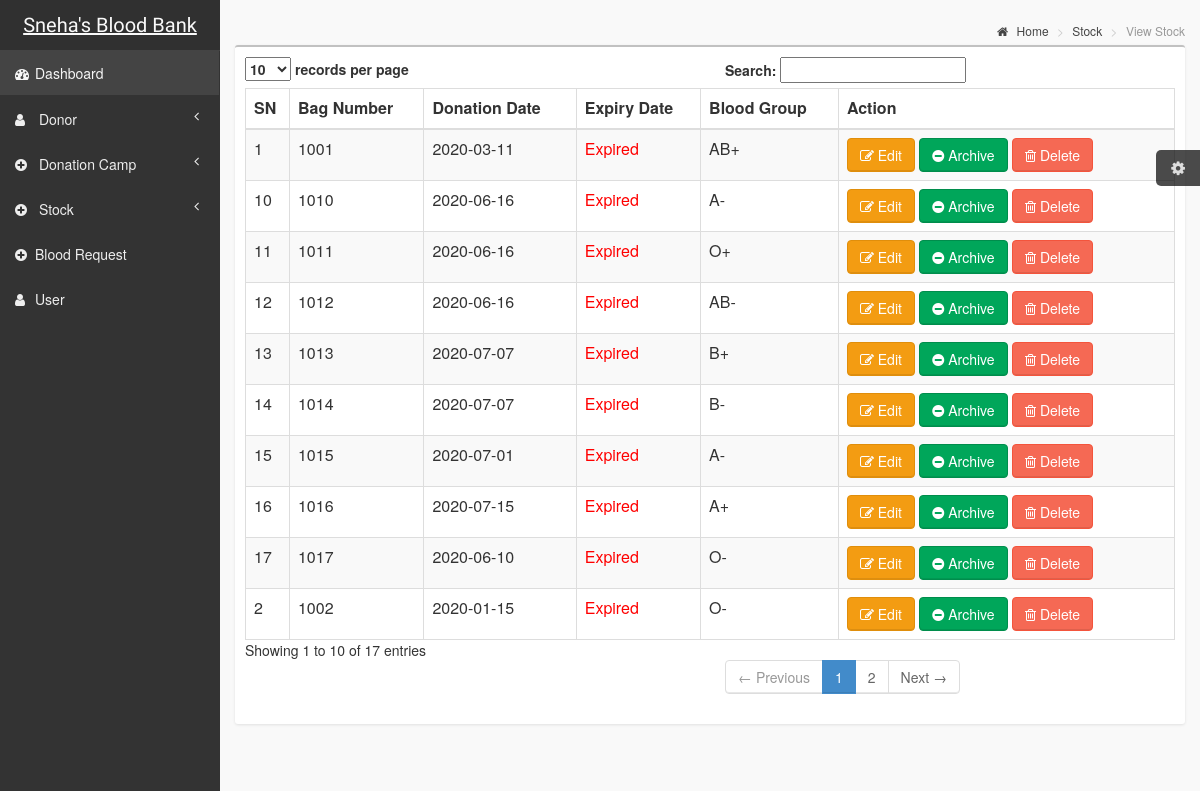
Page /admin/view_stock.php on the committed database.
### tables this page shows
CREATE TABLE `blood_stock` (
  `blood_stock_id` int(11) NOT NULL,
  `bag_no` int(11) NOT NULL,
  `donate_date` date NOT NULL,
  `expiry_date` date NOT NULL,
  `blood_id` int(11) NOT NULL,
  `archive_stock` varchar(255) NOT NULL DEFAULT 'no'
);

CREATE TABLE `blood` (
  `blood_id` int(11) NOT NULL DEFAULT '0',
  `blood_group_name` varchar(255) NOT NULL
);

### admin/view_stock.php (the view, shortened to what this page needs)
<?php
include 'header.php';
include 'sidebar.php';
$stock = "SELECT blood_stock.blood_stock_id as blood_stock_id,bag_no,donate_date,expiry_date,
           blood_stock.blood_id,blood.blood_group_name
            as blood_group
            FROM blood_stock
            JOIN blood ON blood_stock.blood_id = blood.blood_id
            WHERE archive_stock='no' order by expiry_date asc;";
     $blood_stock = $connection->prepare($stock);
     $blood_stock->execute();
?>
            <aside class="right-side">
                <section class="content-header">
                    <ol class="breadcrumb">
                        <li><a href="#"><i class="fa fa-home"></i> Home</a></li>
                        <li><a href="#">Stock</a></li>
                        <li class="active">View Stock</li>
                    </ol>
                </section>
                <section class="content">
                    <div class="row">
                        <div class="col-xs-12">
                            <div class="box">
                                <div class="box-body table-responsive">
                                    <table id="example1" class="table table-bordered table-striped">
                                        <thead>
                                        <tr>
                                            <th>SN</th>
                                            <th>Bag Number</th>
                                            <th>Donation Date</th>
                                            <th>Expiry Date</th>
                                            <th>Blood Group</th>
                                            <th>Action</th>
                                        </tr>
                                        </thead>
                                        <?php
                                        $sn=1;
                                        foreach ($blood_stock as $row) {
                                        ?>
                                        <tr>
                                            <td><?php echo $sn++;?></td>
                                            <td><?php echo $row['bag_no'];?></td>
                                            <td><?php echo $row['donate_date'];?></td>
                                            <td>
                                            <?php
                                            $expiry= $row['expiry_date'];
                                            $current= date("Y-m-d");
                                            if($expiry <= $current){
                                            echo "<p style='color:red;'>" . "Expired" . "</p>";
                                            }
                                            else{
                                            echo $row['expiry_date'];
                                            }
                                            ?>
                                            </td>
                                            <td><?php echo $row['blood_group'];?></td>
                                            <td>
                                             <a href="edit_stock.php?blood_stock_id=<?php echo $row['blood_stock_id'];?>" class="btn btn-warning"><i class="fa fa-edit"></i> Edit</a>
                                             <a href="#archive<?= $row['blood_stock_id'];?>" class="btn btn-success" data-toggle="modal"><i class="fa fa-minus-circle"></i> Archive</a>
                                             <a href="#confirmation<?= $row['blood_stock_id'];?>" class="btn btn-danger" data-toggle="modal"><i class="fa fa-trash-o"></i> Delete</a>
                                         </td>
                                     </tr>
                                    <?php
                                }?>
                                    </table>
                                </div>
                            </div>
                        </div>
                    </div>
                </section>
            </aside>

### admin/header.php (shortened to what this page needs)
<head>
        <link rel="stylesheet" href="https://maxcdn.bootstrapcdn.com/bootstrap/3.4.0/css/bootstrap.min.css">
        <link href="https://stackpath.bootstrapcdn.com/font-awesome/4.7.0/css/font-awesome.min.css" rel="stylesheet">
        <link href="../css/AdminLTE.css" rel="stylesheet" type="text/css" />
        <link href="../css/bootstrap.min.css" rel="stylesheet" type="text/css" />
        <link href="../css/daterangepicker/daterangepicker-bs3.css" rel="stylesheet" type="text/css" />
</head>
<body class="skin-black">
  <header class="header">
       <a class="logo">
                Sneha's Blood Bank
        </a>
    </header>

### admin/sidebar.php (shortened to what this page needs)
<div class="wrapper row-offcanvas row-offcanvas-left">
            <aside class="left-side sidebar-offcanvas">
                <section class="sidebar">
                    <ul class="sidebar-menu">
                        <li class="active">
                           <a href="index.php">
                               <i class="fa fa-dashboard"></i><span>Dashboard</span>
                            </a>
                        </li>
                        <li>
                        <li class="treeview">
                            <a href="#">
                                <i class="fa fa-user"></i> <span>Donor</span>
                                <i class="fa fa-angle-left pull-right"></i>
                            </a>
                        </li>
                         <li class="treeview">
                            <a href="#">
                                <i class="fa fa-plus-circle"></i> <span>Donation Camp</span>
                                <i class="fa fa-angle-left pull-right"></i>
                            </a>
                        </li>
                         <li class="treeview">
                            <a href="#">
                                <i class="fa fa-plus-circle"></i> <span>Stock</span>
                                <i class="fa fa-angle-left pull-right"></i>
                            </a>
                        </li>
                          <li class="">
                            <a href="view_blood_request.php">
                               <i class="fa fa-plus-circle"></i><span>Blood Request</span>
                            </a>
                          </li>
                         <li class="">
                            <a href="view_user.php">
                               <i class="fa fa-user"></i><span>User</span>
                            </a>
                          </li>
                    </ul>
                </section>
            </aside>

### css/AdminLTE.css (style rules this page uses)
html, body { overflow-x: hidden!important; font-family: 'Source Sans Pro', sans-serif; -webkit-font-smoothing: antialiased; min-height: 100%; background: #f9f9f9; }
a { color: #3c8dbc; }
.wrapper { min-height: 100%; }
.wrapper:before, .wrapper:after { display: table; content: " "; }
.wrapper:after { clear: both; }
body > .header { position: absolute; top: 0; left: 0; right: 0; z-index: 1030; text-decoration: none !important; }
.right-side, .left-side { min-height: 100%; display: block; }
.right-side { background-color: #f9f9f9; margin-left: 220px; }
.left-side { position: absolute; width: 220px; top: 0; }
@media screen and (min-width: 992px) { .left-side { top: 50px; } }
.content { padding: 20px 15px; background: #f9f9f9; }
.table-striped > tbody > tr:nth-child(odd) > td, .table-striped > tbody > tr:nth-child(odd) > th { background-color: #f3f4f5; }
body > .header { position: relative; max-height: 100px; z-index: 1030; }
body > .header .logo { float: left; font-size: 20px; line-height: 50px; text-align: center; padding: 0 10px; width: 220px; font-family: 'Kaushan Script', cursive; font-weight: 500; height: 50px; display: block; }
.right-side > .content-header { position: relative; padding: 15px 15px 10px 20px; }
.right-side > .content-header > .breadcrumb { float: right; background: transparent; margin-top: 0px; margin-bottom: 0; font-size: 12px; padding: 7px 5px; position: absolute; top: 15px; right: 10px; -webkit-border-radius: 2px; -moz-border-radius: 2px; border-radius: 2px; }
.right-side > .content-header > .breadcrumb > li > a { color: #444; text-decoration: none; }
.right-side > .content-header > .breadcrumb > li > a > .fa, .right-side > .content-header > .breadcrumb > li > a > .glyphicon, .right-side > .content-header > .breadcrumb > li > a > .ion { margin-right: 5px; }
.right-side > .content-header > .breadcrumb > li + li:before { content: '>\00a0'; }
.sidebar { margin-bottom: 5px; }
.sidebar .sidebar-menu { list-style: none; margin: 0; padding: 0; }
.sidebar .sidebar-menu > li { margin: 0; padding: 0; }
.sidebar .sidebar-menu > li > a { padding: 12px 5px 12px 15px; display: block; }
.sidebar .sidebar-menu > li > a > .fa, .sidebar .sidebar-menu > li > a > .glyphicon, .sidebar .sidebar-menu > li > a > .ion { width: 20px; }
.box { position: relative; background: #ffffff; border-top: 2px solid #c1c1c1; margin-bottom: 20px; -webkit-border-radius: 3px; -moz-border-radius: 3px; border-radius: 3px; width: 100%; box-shadow: 0px 1px 3px rgba(0, 0, 0, 0.1); }
.box .box-body { padding: 10px; -webkit-border-top-left-radius: 0; -webkit-border-top-right-radius: 0; -webkit-border-bottom-right-radius: 3px; -webkit-border-bottom-left-radius: 3px; -moz-border-radius-topleft: 0; -moz-border-radius-topright: 0; -moz-border-radius-bottomright: 3px; -moz-border-radius-bottomleft: 3px; border-top-left-radius: 0; border-top-right-radius: 0; border-bottom-right-radius: 3px; border-bottom-left-radius: 3px; }
.box .box-body .table { margin-bottom: 0; }
.btn.btn-success { background-color: #00a65a; border-color: #008d4c; }
.btn.btn-danger { background-color: #f56954; border-color: #f4543c; }
.btn.btn-warning { background-color: #f39c12; border-color: #e08e0b; }
.skin-black .logo { background-color: #333333; color: #f9f9f9; }
.skin-black .right-side > .content-header { background: transparent; box-shadow: none; }
.skin-black .sidebar { border-bottom: 1px solid #333; }
.skin-black .sidebar > .sidebar-menu > li { border-top: 1px solid #333; border-bottom: 0px solid #444; }
.skin-black .sidebar > .sidebar-menu > li:first-of-type { border-top: 1px solid #444; }
.skin-black .sidebar > .sidebar-menu > li:first-of-type > a { border-top: 0px solid #333; }
.skin-black .sidebar > .sidebar-menu > li > a { margin-right: 1px; }
.skin-black .sidebar > .sidebar-menu > li > a:hover, .skin-black .sidebar > .sidebar-menu > li.active > a { color: #f6f6f6; background: #444; }
.skin-black .left-side { background: #333; }
.skin-black .sidebar a { color: #eee; }

### rows in the picture
blood_stock: bag_no "1001", donate_date "2020-03-11", expiry_date "Expired", blood.blood_group_name "AB+"
blood_stock: bag_no "1002", donate_date "2020-01-15", expiry_date "Expired", blood.blood_group_name "O-"
blood_stock: bag_no "1010", donate_date "2020-06-16", expiry_date "Expired", blood.blood_group_name "A-"
blood_stock: bag_no "1011", donate_date "2020-06-16", expiry_date "Expired", blood.blood_group_name "O+"
blood_stock: bag_no "1012", donate_date "2020-06-16", expiry_date "Expired", blood.blood_group_name "AB-"
blood_stock: bag_no "1013", donate_date "2020-07-07", expiry_date "Expired", blood.blood_group_name "B+"
blood_stock: bag_no "1014", donate_date "2020-07-07", expiry_date "Expired", blood.blood_group_name "B-"
blood_stock: bag_no "1015", donate_date "2020-07-01", expiry_date "Expired", blood.blood_group_name "A-"
blood_stock: bag_no "1016", donate_date "2020-07-15", expiry_date "Expired", blood.blood_group_name "A+"
blood_stock: bag_no "1017", donate_date "2020-06-10", expiry_date "Expired", blood.blood_group_name "O-"
